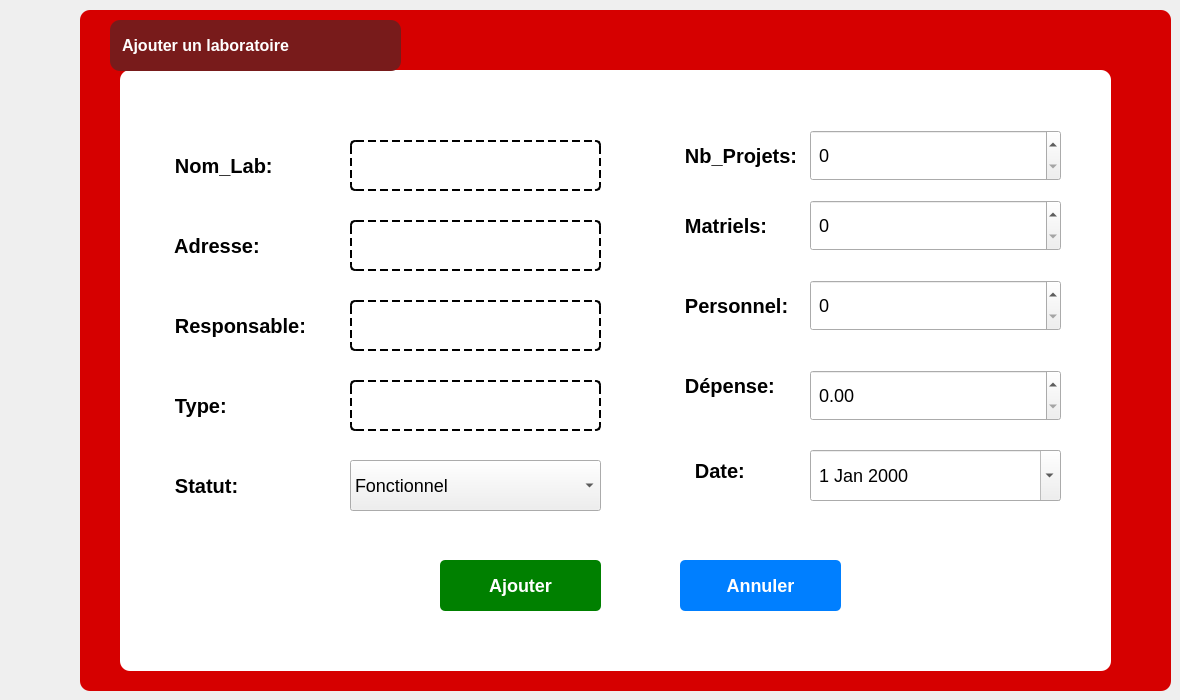
      <widget class="QWidget" name="ajoutct_7">
       <attribute name="title">
        <string>Ajout</string>
       </attribute>
       <widget class="QFrame" name="frame_14">
        <property name="geometry">
         <rect>
          <x>80</x>
          <y>10</y>
          <width>1091</width>
          <height>681</height>
         </rect>
        </property>
        <property name="styleSheet">
         <string notr="true">QFrame {
    background-color: #D60000;
    border-radius: 10px;
    padding: 10px;
}
</string>
        </property>
        <property name="frameShape">
         <enum>QFrame::Shape::StyledPanel</enum>
        </property>
        <property name="frameShadow">
         <enum>QFrame::Shadow::Raised</enum>
        </property>
        <widget class="QGroupBox" name="groupBox_13">
         <property name="geometry">
          <rect>
           <x>40</x>
           <y>60</y>
           <width>991</width>
           <height>601</height>
          </rect>
         </property>
         <property name="styleSheet">
          <string notr="true">QGroupBox {
    background-color: #FFFFFF;
    border-radius: 10px;
    border: none;
    padding: 10px;
}
QGroupBox::title {
    color: #D60000;
    font-weight: bold;
}

</string>
         </property>
         <property name="title">
          <string/>
         </property>
         <widget class="QLabel" name="label_NomLab">
          <property name="geometry">
           <rect>
            <x>-10</x>
            <y>70</y>
            <width>271</width>
            <height>51</height>
           </rect>
          </property>
          <property name="styleSheet">
           <string notr="true">QLabel {
    background-color: transparent; 
    color: #000000;          
    border: none;                 
    font-weight: bold;          
    font-size: 20px;             
}
</string>
          </property>
          <property name="text">
           <string>         Nom_Lab:</string>
          </property>
         </widget>
         <widget class="QLineEdit" name="lineEdit_NomLab">
          <property name="geometry">
           <rect>
            <x>230</x>
            <y>70</y>
            <width>251</width>
            <height>51</height>
           </rect>
          </property>
          <property name="styleSheet">
           <string notr="true">QLineEdit {
    background-color: transparent; /* Fond transparent */
    color: #000000;                /* Texte noir normal */
    font-size: 14px;               /* Taille de la police */
    border: 2px dashed #000000;    /* Bordure en pointillés épaisse */
    border-radius: 5px;            /* Coins légèrement arrondis */
    padding: 8px;                  /* Espacement interne pour le texte */
    border-style: dashed;          /* Style en pointillés */
}</string>
          </property>
         </widget>
         <widget class="QDateEdit" name="dateEdit_7">
          <property name="geometry">
           <rect>
            <x>690</x>
            <y>380</y>
            <width>251</width>
            <height>51</height>
           </rect>
          </property>
          <property name="styleSheet">
           <string notr="true">QSpinBox, QDoubleSpinBox, QDateEdit {
    font-size: 18px; 
    padding: 4px;
}

</string>
          </property>
          <property name="calendarPopup">
           <bool>true</bool>
          </property>
         </widget>
         <widget class="QComboBox" name="comboBox_Statut">
          <property name="geometry">
           <rect>
            <x>230</x>
            <y>390</y>
            <width>251</width>
            <height>51</height>
           </rect>
          </property>
          <property name="styleSheet">
           <string notr="true">QComboBox {
    font-size: 18px; 
    padding: 4px;
}

</string>
          </property>
          <item>
           <property name="text">
            <string>Fonctionnel</string>
           </property>
           <property name="icon">
            <iconset theme="QIcon::ThemeIcon::DocumentOpenRecent"/>
           </property>
          </item>
          <item>
           <property name="text">
            <string>Maintenance</string>
           </property>
           <property name="icon">
            <iconset theme="QIcon::ThemeIcon::DocumentProperties"/>
           </property>
          </item>
          <item>
           <property name="text">
            <string>Non-fonctionnel</string>
           </property>
           <property name="icon">
            <iconset theme="QIcon::ThemeIcon::ApplicationExit"/>
           </property>
          </item>
         </widget>
         <widget class="QPushButton" name="pushButton_32">
          <property name="geometry">
           <rect>
            <x>320</x>
            <y>490</y>
            <width>161</width>
            <height>51</height>
           </rect>
          </property>
          <property name="styleSheet">
           <string notr="true">QPushButton {
    background-color: #008000;  /* Couleur de fond verte */
    color: #FFFFFF;             /* Texte blanc */
    font-weight: bold;          /* Texte en gras */
    font-size: 18px;            /* Taille de police 16px dès le départ */
    border-radius: 5px;         /* Coins arrondis */
    padding: 5px 10px;          /* Espacement interne du bouton */
    border: none;               /* Pas de bordure */
}

QPushButton:hover {
    background-color: #006400;  /* Couleur de fond plus foncée au survol */
    color: white;               /* Texte toujours blanc */
    border-radius: 10px;        /* Coins arrondis plus marqués au survol */
    font-weight: bold;          /* Texte en gras (encore) */
    border: none;               /* Pas de bordure au survol */
}
</string>
          </property>
          <property name="text">
           <string>Ajouter</string>
          </property>
         </widget>
         <widget class="QPushButton" name="pushButton_33">
          <property name="geometry">
           <rect>
            <x>560</x>
            <y>490</y>
            <width>161</width>
            <height>51</height>
           </rect>
          </property>
          <property name="styleSheet">
           <string notr="true">QPushButton {
    background-color: #007FFF;  /* Couleur de fond bleue */
    color: #FFFFFF;             /* Texte blanc */
    font-size: 18px;            /* Augmentation de la taille de la police */
    font-weight: bold;          /* Texte en gras */
    border-radius: 5px;         /* Coins arrondis avec un rayon de 5px */
    padding: 5px 10px;          /* Espacement interne du bouton (haut/bas : 5px, gauche/droite : 10px) */
    border: none;               /* Pas de bordure */
}

QPushButton:hover {
    background-color: #005BB5;  /* Couleur de fond plus foncée au survol */
    color: #FFFFFF;             /* Texte toujours blanc */

    border-radius: 10px;        /* Coins arrondis plus marqués au survol */
    padding: 7px 12px;          /* Augmentation du padding au survol */
    border: none;               /* Pas de bordure au survol */
}
</string>
          </property>
          <property name="text">
           <string>Annuler</string>
          </property>
         </widget>
         <widget class="QLabel" name="label_Matriels">
          <property name="geometry">
           <rect>
            <x>500</x>
            <y>130</y>
            <width>161</width>
            <height>51</height>
           </rect>
          </property>
          <property name="styleSheet">
           <string notr="true">QLabel {
    background-color: transparent; 
    color: #000000;          
    border: none;                 
    font-weight: bold;          
    font-size: 20px;             
}
</string>
          </property>
          <property name="text">
           <string>         Matriels:</string>
          </property>
         </widget>
         <widget class="QLabel" name="label_108">
          <property name="geometry">
           <rect>
            <x>510</x>
            <y>380</y>
            <width>161</width>
            <height>41</height>
           </rect>
          </property>
          <property name="styleSheet">
           <string notr="true">QLabel {
    background-color: transparent; 
    color: #000000;          
    border: none;                 
    font-weight: bold;          
    font-size: 20px;             
}
</string>
          </property>
          <property name="text">
           <string>         Date:</string>
          </property>
         </widget>
         <widget class="QLineEdit" name="lineEdit_Adresse">
          <property name="geometry">
           <rect>
            <x>230</x>
            <y>150</y>
            <width>251</width>
            <height>51</height>
           </rect>
          </property>
          <property name="styleSheet">
           <string notr="true">QLineEdit {
    background-color: transparent; /* Fond transparent */
    color: #000000;                /* Texte noir normal */
    font-size: 14px;               /* Taille de la police */
    border: 2px dashed #000000;    /* Bordure en pointillés épaisse */
    border-radius: 5px;            /* Coins légèrement arrondis */
    padding: 8px;                  /* Espacement interne pour le texte */
    border-style: dashed;          /* Style en pointillés */
}</string>
          </property>
         </widget>
         <widget class="QLabel" name="label_109">
          <property name="geometry">
           <rect>
            <x>310</x>
            <y>420</y>
            <width>63</width>
            <height>20</height>
           </rect>
          </property>
          <property name="styleSheet">
           <string notr="true">QLabel {
    background-color: transparent; /* Fond transparent */
  
}</string>
          </property>
          <property name="text">
           <string>TextLabel</string>
          </property>
         </widget>
         <widget class="QLineEdit" name="lineEdit_Responsable">
          <property name="geometry">
           <rect>
            <x>230</x>
            <y>230</y>
            <width>251</width>
            <height>51</height>
           </rect>
          </property>
          <property name="styleSheet">
           <string notr="true">QLineEdit {
    background-color: transparent; /* Fond transparent */
    color: #000000;                /* Texte noir normal */
    font-size: 14px;               /* Taille de la police */
    border: 2px dashed #000000;    /* Bordure en pointillés épaisse */
    border-radius: 5px;            /* Coins légèrement arrondis */
    padding: 8px;                  /* Espacement interne pour le texte */
    border-style: dashed;          /* Style en pointillés */
}</string>
          </property>
         </widget>
         <widget class="QLabel" name="label_Adresse">
          <property name="geometry">
           <rect>
            <x>-10</x>
            <y>150</y>
            <width>161</width>
            <height>51</height>
           </rect>
          </property>
          <property name="styleSheet">
           <string notr="true">QLabel {
    background-color: transparent; 
    color: #000000;          
    border: none;                 
    font-weight: bold;          
    font-size: 20px;             
}
</string>
          </property>
          <property name="text">
           <string>         Adresse:</string>
          </property>
         </widget>
         <widget class="QLabel" name="label_Type">
          <property name="geometry">
           <rect>
            <x>-10</x>
            <y>310</y>
            <width>161</width>
            <height>51</height>
           </rect>
          </property>
          <property name="styleSheet">
           <string notr="true">QLabel {
    background-color: transparent; 
    color: #000000;          
    border: none;                 
    font-weight: bold;          
    font-size: 20px;             
}
</string>
          </property>
          <property name="text">
           <string>         Type:</string>
          </property>
         </widget>
         <widget class="QLabel" name="label_Responsable">
          <property name="geometry">
           <rect>
            <x>-10</x>
            <y>210</y>
            <width>251</width>
            <height>91</height>
           </rect>
          </property>
          <property name="styleSheet">
           <string notr="true">QLabel {
    background-color: transparent; 
    color: #000000;          
    border: none;                 
    font-weight: bold;          
    font-size: 20px;             
}
</string>
          </property>
          <property name="text">
           <string>         Responsable:</string>
          </property>
         </widget>
         <widget class="QLabel" name="label_NbProjets">
          <property name="geometry">
           <rect>
            <x>500</x>
            <y>40</y>
            <width>251</width>
            <height>91</height>
           </rect>
          </property>
          <property name="styleSheet">
           <string notr="true">QLabel {
    background-color: transparent; 
    color: #000000;          
    border: none;                 
    font-weight: bold;          
    font-size: 20px;             
}

</string>
          </property>
          <property name="text">
           <string>         Nb_Projets:</string>
          </property>
         </widget>
         <widget class="QLabel" name="label_Personnel">
          <property name="geometry">
           <rect>
            <x>500</x>
            <y>190</y>
            <width>251</width>
            <height>91</height>
           </rect>
          </property>
          <property name="styleSheet">
           <string notr="true">QLabel {
    background-color: transparent; 
    color: #000000;          
    border: none;                 
    font-weight: bold;          
    font-size: 20px;             
}
</string>
          </property>
          <property name="text">
           <string>         Personnel:</string>
          </property>
         </widget>
         <widget class="QLabel" name="label_Dpense">
          <property name="geometry">
           <rect>
            <x>500</x>
            <y>270</y>
            <width>251</width>
            <height>91</height>
           </rect>
          </property>
          <property name="styleSheet">
           <string notr="true">QLabel {
    background-color: transparent; 
    color: #000000;          
    border: none;                 
    font-weight: bold;          
    font-size: 20px;             
}
</string>
          </property>
          <property name="text">
           <string>         Dépense:</string>
          </property>
         </widget>
         <widget class="QLabel" name="label_Statut">
          <property name="geometry">
           <rect>
            <x>-10</x>
            <y>390</y>
            <width>161</width>
            <height>51</height>
           </rect>
          </property>
          <property name="styleSheet">
           <string notr="true">QLabel {
    background-color: transparent; 
    color: #000000;          
    border: none;                 
    font-weight: bold;          
    font-size: 20px;             
}
</string>
          </property>
          <property name="text">
           <string>         Statut:</string>
          </property>
         </widget>
         <widget class="QSpinBox" name="spinBox_NbProjets">
          <property name="geometry">
           <rect>
            <x>690</x>
            <y>60</y>
            <width>251</width>
            <height>51</height>
           </rect>
          </property>
          <property name="styleSheet">
           <string notr="true">QSpinBox {
    font-size: 18px; 
    padding: 4px;
}

</string>
          </property>
         </widget>
         <widget class="QLineEdit" name="lineEdit_Type">
          <property name="geometry">
           <rect>
            <x>230</x>
            <y>310</y>
            <width>251</width>
            <height>51</height>
           </rect>
          </property>
          <property name="styleSheet">
           <string notr="true">QLineEdit {
    background-color: transparent; /* Fond transparent */
    color: #000000;                /* Texte noir normal */
    font-size: 14px;               /* Taille de la police */
    border: 2px dashed #000000;    /* Bordure en pointillés épaisse */
    border-radius: 5px;            /* Coins légèrement arrondis */
    padding: 8px;                  /* Espacement interne pour le texte */
    border-style: dashed;          /* Style en pointillés */
}</string>
          </property>
         </widget>
         <widget class="QDoubleSpinBox" name="doubleSpinBox_7">
          <property name="geometry">
           <rect>
            <x>690</x>
            <y>300</y>
            <width>251</width>
            <height>51</height>
           </rect>
          </property>
          <property name="styleSheet">
           <string notr="true">QSpinBox, QDoubleSpinBox, QDateEdit {
    font-size: 18px; 
    padding: 4px;
}

</string>
          </property>
         </widget>
         <widget class="QSpinBox" name="spinBox_NbProjets_2">
          <property name="geometry">
           <rect>
            <x>690</x>
            <y>130</y>
            <width>251</width>
            <height>51</height>
           </rect>
          </property>
          <property name="styleSheet">
           <string notr="true">QSpinBox {
    font-size: 18px; 
    padding: 4px;
}

</string>
          </property>
         </widget>
         <widget class="QSpinBox" name="spinBox_NbProjets_3">
          <property name="geometry">
           <rect>
            <x>690</x>
            <y>210</y>
            <width>251</width>
            <height>51</height>
           </rect>
          </property>
          <property name="styleSheet">
           <string notr="true">QSpinBox {
    font-size: 18px; 
    padding: 4px;
}

</string>
          </property>
         </widget>
         <widget class="QLabel" name="label_NomError">
          <property name="geometry">
           <rect>
            <x>240</x>
            <y>110</y>
            <width>181</width>
            <height>41</height>
           </rect>
          </property>
          <property name="styleSheet">
           <string notr="true">QLabel {
    background-color: transparent; 
    color: #000000;          
    border: none;                 
    font-weight: bold;          
    font-size: 15px;             
}
</string>
          </property>
          <property name="text">
           <string/>
          </property>
         </widget>
         <widget class="QLabel" name="label_AdresseError">
          <property name="geometry">
           <rect>
            <x>240</x>
            <y>190</y>
            <width>181</width>
            <height>41</height>
           </rect>
          </property>
          <property name="styleSheet">
           <string notr="true">QLabel {
    background-color: transparent; 
    color: #000000;          
    border: none;                 
    font-weight: bold;          
    font-size: 15px;             
}
</string>
          </property>
          <property name="text">
           <string/>
          </property>
         </widget>
         <widget class="QLabel" name="label_ResponsableError">
          <property name="geometry">
           <rect>
            <x>240</x>
            <y>270</y>
            <width>181</width>
            <height>41</height>
           </rect>
          </property>
          <property name="styleSheet">
           <string notr="true">QLabel {
    background-color: transparent; 
    color: #000000;          
    border: none;                 
    font-weight: bold;          
    font-size: 15px;             
}
</string>
          </property>
          <property name="text">
           <string/>
          </property>
         </widget>
         <widget class="QLabel" name="label_TypeError">
          <property name="geometry">
           <rect>
            <x>240</x>
            <y>350</y>
            <width>181</width>
            <height>41</height>
           </rect>
          </property>
          <property name="styleSheet">
           <string notr="true">QLabel {
    background-color: transparent; 
    color: #000000;          
    border: none;                 
    font-weight: bold;          
    font-size: 15px;             
}
</string>
          </property>
          <property name="text">
           <string/>
          </property>
         </widget>
        </widget>
        <widget class="QLabel" name="label_110">
         <property name="geometry">
          <rect>
           <x>30</x>
           <y>10</y>
           <width>291</width>
           <height>51</height>
          </rect>
         </property>
         <property name="styleSheet">
          <string notr="true">QLabel {
    background-color: #781b1b;  /* Couleur de fond bordeaux */
    color: #FFFFFF;             /* Texte blanc */
    font-weight: bold;          /* Texte en gras */
    font-size: 16px;            /* Taille du texte */
    border-radius: 10px;        /* Coins arrondis */
    padding: 8px;               /* Espacement intérieur */
    text-align: center;         /* Centrage du texte */
}
</string>
         </property>
         <property name="text">
          <string>Ajouter un laboratoire</string>
         </property>
        </widget>
       </widget>
      </widget>
